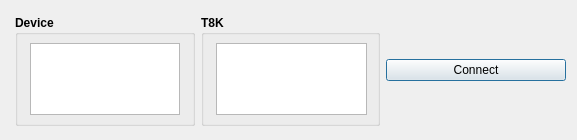
<?xml version="1.0" encoding="UTF-8"?>
<ui version="4.0">
 <class>connectdialog</class>
 <widget class="QDialog" name="connectdialog">
  <property name="windowModality">
   <enum>Qt::WindowModal</enum>
  </property>
  <property name="geometry">
   <rect>
    <x>0</x>
    <y>0</y>
    <width>577</width>
    <height>140</height>
   </rect>
  </property>
  <property name="sizePolicy">
   <sizepolicy hsizetype="Fixed" vsizetype="Fixed">
    <horstretch>57</horstretch>
    <verstretch>140</verstretch>
   </sizepolicy>
  </property>
  <property name="windowTitle">
   <string>Dialog</string>
  </property>
  <widget class="QWidget" name="horizontalLayoutWidget_3">
   <property name="geometry">
    <rect>
     <x>10</x>
     <y>10</y>
     <width>561</width>
     <height>121</height>
    </rect>
   </property>
   <layout class="QHBoxLayout" name="horizontalLayout">
    <property name="leftMargin">
     <number>5</number>
    </property>
    <property name="topMargin">
     <number>5</number>
    </property>
    <property name="rightMargin">
     <number>5</number>
    </property>
    <property name="bottomMargin">
     <number>5</number>
    </property>
    <item>
     <widget class="QGroupBox" name="groupBoxDT">
      <property name="font">
       <font>
        <pointsize>9</pointsize>
        <weight>75</weight>
        <bold>true</bold>
       </font>
      </property>
      <property name="title">
       <string>Device</string>
      </property>
      <widget class="QWidget" name="horizontalLayoutWidget_2">
       <property name="geometry">
        <rect>
         <x>10</x>
         <y>23</y>
         <width>160</width>
         <height>82</height>
        </rect>
       </property>
       <layout class="QHBoxLayout" name="horizontalLayoutDT">
        <property name="leftMargin">
         <number>5</number>
        </property>
        <property name="topMargin">
         <number>5</number>
        </property>
        <property name="rightMargin">
         <number>5</number>
        </property>
        <property name="bottomMargin">
         <number>5</number>
        </property>
        <item>
         <layout class="QGridLayout" name="gridLayoutDT">
          <item row="0" column="1">
           <widget class="QListWidget" name="listWidgetDT"/>
          </item>
         </layout>
        </item>
       </layout>
      </widget>
     </widget>
    </item>
    <item>
     <widget class="QGroupBox" name="groupBoxT8K">
      <property name="font">
       <font>
        <pointsize>9</pointsize>
        <weight>75</weight>
        <bold>true</bold>
       </font>
      </property>
      <property name="title">
       <string>T8K</string>
      </property>
      <widget class="QWidget" name="horizontalLayoutWidget">
       <property name="geometry">
        <rect>
         <x>10</x>
         <y>23</y>
         <width>161</width>
         <height>82</height>
        </rect>
       </property>
       <layout class="QHBoxLayout" name="horizontalLayoutT8K">
        <property name="leftMargin">
         <number>5</number>
        </property>
        <property name="topMargin">
         <number>5</number>
        </property>
        <property name="rightMargin">
         <number>5</number>
        </property>
        <property name="bottomMargin">
         <number>5</number>
        </property>
        <item>
         <layout class="QGridLayout" name="gridLayoutT8K">
          <item row="0" column="1">
           <widget class="QListWidget" name="listWidgetT8K"/>
          </item>
         </layout>
        </item>
       </layout>
      </widget>
     </widget>
    </item>
    <item>
     <widget class="QPushButton" name="pushButtonConnect">
      <property name="enabled">
       <bool>true</bool>
      </property>
      <property name="text">
       <string>Connect</string>
      </property>
     </widget>
    </item>
   </layout>
  </widget>
 </widget>
 <resources/>
 <connections/>
</ui>
